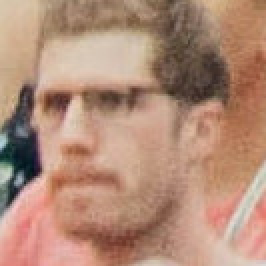
//> input picture unidade-III/exercicio22.2/pessoa.png, 133 x 133 px (shown 2 times larger)
$ ./momentos-regions pessoa.png pessoa.png   (built with g++ and OpenCV 4)
//> lines starting //> are read from the running program, lines starting //| are printed output that depends on the picture
#include <iostream>
#include <vector>
#include <cmath>
#include <opencv2/opencv.hpp>

// Função para calcular os momentos de Hu de uma imagem
std::vector<double> calculateHuMoments(const cv::Mat& image) {
    double huMoments[7];
    cv::Moments moment = cv::moments(image, false);
    cv::HuMoments(moment, huMoments);

    std::vector<double> huMomentsVector(7);
    for (int i = 0; i < 7; i++) {
        huMomentsVector[i] = -1 * std::copysign(1.0, huMoments[i]) * log10(abs(huMoments[i]));
    }
    return huMomentsVector;
}

// Função para calcular a distância euclidiana entre dois vetores
double calculateEuclideanDistance(const std::vector<double>& vec1, const std::vector<double>& vec2) {
    double distance = 0.0;
    for (size_t i = 0; i < vec1.size(); i++) {
        distance += std::pow(vec1[i] - vec2[i], 2);
    }
    return std::sqrt(distance);
}

int main(int argc, char* argv[]) {
    if (argc < 3) {
        std::cerr << "Usage: " << argv[0] << " <person_image> <crowd_image>" << std::endl;
        return -1;
    }

    cv::Mat personImage = cv::imread(argv[1], cv::IMREAD_GRAYSCALE);
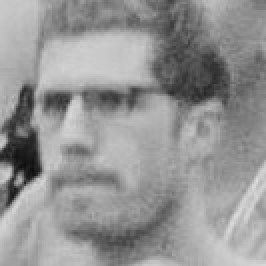
//> personImage: 133 rows x 133 cols, CV_8UC1 (shown 2 times larger); min 13, max 220, mean 148.2
    cv::Mat crowdImage = cv::imread(argv[2], cv::IMREAD_GRAYSCALE);

    if (personImage.empty() || crowdImage.empty()) {
        std::cerr << "Could not open or find the images!" << std::endl;
        return -1;
    }

    // Redimensionar as imagens para acelerar o processamento
    double scaleFactor = 0.5; // Ajuste conforme necessário
    cv::resize(personImage, personImage, cv::Size(), scaleFactor, scaleFactor);
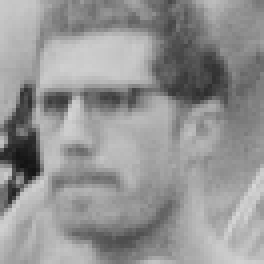
//> personImage: 66 rows x 66 cols, CV_8UC1 (shown 4 times larger); min 20, max 214, mean 148
    cv::resize(crowdImage, crowdImage, cv::Size(), scaleFactor, scaleFactor);

    // Calcular os momentos de Hu da imagem da pessoa
    std::vector<double> personHuMoments = calculateHuMoments(personImage);
//> in calculateHuMoments, `cv::Moments moment = cv::moments(image, false);`: moment = moments, m00 644849, centre m10/m00, m01/m00 = (32.05, 33.26)
//> in calculateHuMoments, `cv::HuMoments(moment, huMoments);`: huMoments = [0.00114, 7.62e-09, 4.93e-12, 5.88e-13, -9.94e-25, -5.12e-17, 1.15e-25]
//> personHuMoments = [2.94, 8.12, 11.31, 12.23, -24, -16.29, 24.94]

    int crowdRows = crowdImage.rows;
//> crowdRows = 66
    int crowdCols = crowdImage.cols;
//> crowdCols = 66
    int personRows = personImage.rows;
//> personRows = 66
    int personCols = personImage.cols;
//> personCols = 66

    double minDistance = DBL_MAX;
    cv::Rect bestMatch;

    // Deslizar a janela sobre a imagem da multidão
    for (int y = 0; y <= crowdRows - personRows; y++) {
        for (int x = 0; x <= crowdCols - personCols; x++) {
            cv::Mat roi = crowdImage(cv::Rect(x, y, personCols, personRows));
            std::vector<double> roiHuMoments = calculateHuMoments(roi);
            double distance = calculateEuclideanDistance(personHuMoments, roiHuMoments);

            if (distance < minDistance) {
                minDistance = distance;
                bestMatch = cv::Rect(x, y, personCols, personRows);
            }
        }
    }
//> this loop made 1 pass
//> (minDistance, bestMatch) on pass 1: (0, Rect(0, 0, 66, 66))
//> after the loop, minDistance = 0

    // Desenhar o melhor retângulo de correspondência na imagem da multidão
    cv::Mat resultImage;
    cv::cvtColor(crowdImage, resultImage, cv::COLOR_GRAY2BGR);
    cv::rectangle(resultImage, bestMatch, CV_RGB(255, 0, 0), 2);
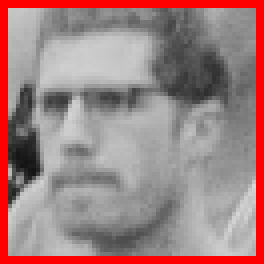
//> resultImage: 66 rows x 66 cols, CV_8UC3 (shown 4 times larger); mean B, G, R 129.5, 129.5, 159.4

    cv::imshow("Best Match", resultImage);
    cv::waitKey(0);

    return 0;
}
